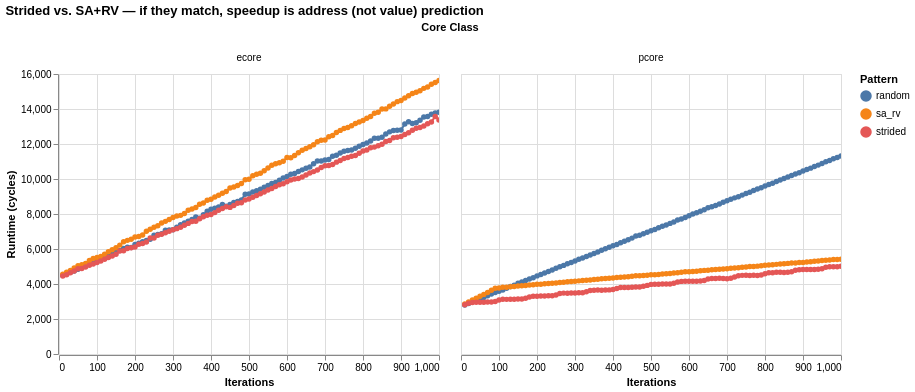

The notebook cell this image was saved under:
### Code cell
sa_rv_df = df[df["pattern"].isin(["strided", "sa_rv", "random"])]
unit = df["unit"].iloc[0]
y_title = f"Runtime ({unit})"
sa_rv_chart = (
    alt.Chart(sa_rv_df)
    .mark_line(point=True)
    .encode(
        x=alt.X("iterations:Q", title="Iterations"),
        y=alt.Y("median:Q", title=y_title),
        color=alt.Color("pattern:N", title="Pattern"),
        tooltip=[
            "pattern", "core_kind", "iterations", "median","cpu"
            # "min", "p25", "p75", "max",
            # "first", "last", "unit",
        ],
    )
    .properties(width=380, height=280)
    .facet(column=alt.Column("core_kind:N", title="Core Class", sort=["ecore", "pcore"]))
    .properties(title="Strided vs. SA+RV — if they match, speedup is address (not value) prediction")
    .interactive()
)

sa_rv_chart

### Figure 1 — Vega-Lite specification as saved in the notebook (floating-point values rounded to 4 significant figures; data arrays with more than 128 entries replaced by an {"elided": "..."} marker saying what was removed)
{"config": {"view": {"continuousWidth": 300, "continuousHeight": 300}}, "data": {"name": "data-5ea7323ea65296897ba4013b446b4d30"}, "facet": {"column": {"field": "core_kind", "sort": ["ecore", "pcore"], "title": "Core Class", "type": "nominal"}}, "spec": {"mark": {"type": "line", "point": true}, "encoding": {"color": {"field": "pattern", "title": "Pattern", "type": "nominal"}, "tooltip": [{"field": "pattern", "type": "nominal"}, {"field": "core_kind", "type": "nominal"}, {"field": "iterations", "type": "quantitative"}, {"field": "median", "type": "quantitative"}, {"field": "cpu", "type": "quantitative"}], "x": {"field": "iterations", "title": "Iterations", "type": "quantitative"}, "y": {"field": "median", "title": "Runtime (cycles)", "type": "quantitative"}}, "height": 280, "name": "view_b81d81b446be7f69_0", "width": 380}, "params": [{"name": "param_1e9efca18e7a2868", "select": {"type": "interval", "encodings": ["x", "y"]}, "bind": "scales", "views": ["view_b81d81b446be7f69_0"]}], "title": "Strided vs. SA+RV — if they match, speedup is address (not value) prediction", "$schema": "https://vega.github.io/schema/vega-lite/v6.1.0.json", "datasets": {"data-5ea7323ea65296897ba4013b446b4d30": {"elided": "600 records"}}}
